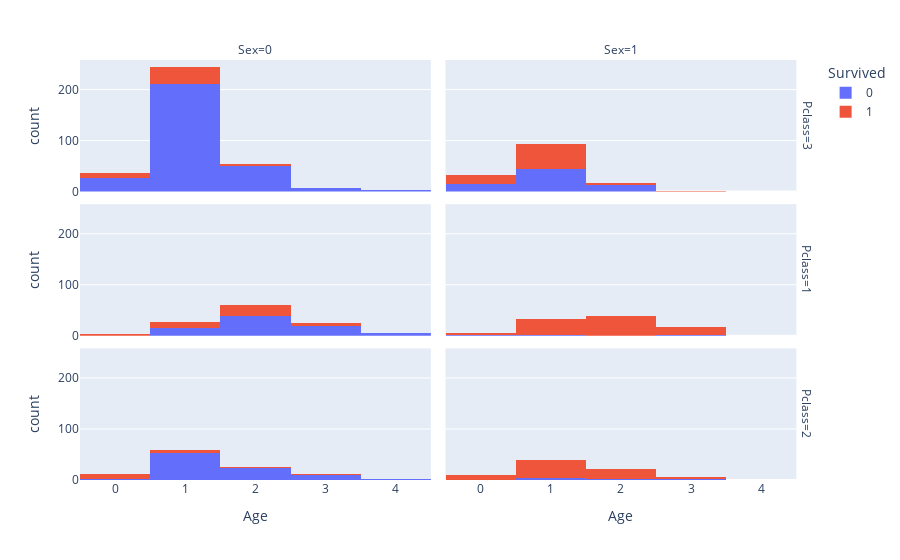

The code cell stored with this chart in its notebook:
### Code cell
fig = px.histogram(train_df, x="Age", color="Survived",facet_row="Pclass",facet_col='Sex') 
fig.show()

### Figure 1 — Plotly figure (JSON) as saved in the notebook; plotly's stock layout.template omitted (floating-point values rounded to 4 significant figures; data arrays with more than 128 entries replaced by an {"elided": "..."} marker saying what was removed)
{"data": [{"alignmentgroup": "True", "bingroup": "x", "hovertemplate": "Survived=0<br>Pclass=3<br>Sex=0<br>Age=%{x}<br>count=%{y}<extra></extra>", "legendgroup": "0", "marker": {"color": "#636efa"}, "name": "0", "offsetgroup": "0", "orientation": "v", "showlegend": true, "type": "histogram", "x": {"elided": "300 int values"}, "xaxis": "x5", "yaxis": "y5"}, {"alignmentgroup": "True", "bingroup": "x", "hovertemplate": "Survived=0<br>Pclass=3<br>Sex=1<br>Age=%{x}<br>count=%{y}<extra></extra>", "legendgroup": "0", "marker": {"color": "#636efa"}, "name": "0", "offsetgroup": "0", "orientation": "v", "showlegend": false, "type": "histogram", "x": [0, 1, 0, 1, 2, 1, 0, 1, 0, 1, 1, 0, 2, 1, 0, 2, 1, 0, 1, 1, 1, 1, 1, 2, 1, 2, 1, 2, 0, 1, 1, 1, 1, 1, 0, 1, 1, 1, 1, 1, 1, 2, 1, 0, 0, 1, 1, 1, 1, 2, 1, 0, 2, 0, 1, 1, 2, 1, 1, 1, 2, 1, 1, 1, 1, 0, 1, 0, 1, 1, 2, 1], "xaxis": "x6", "yaxis": "y6"}, {"alignmentgroup": "True", "bingroup": "x", "hovertemplate": "Survived=0<br>Pclass=1<br>Sex=0<br>Age=%{x}<br>count=%{y}<extra></extra>", "legendgroup": "0", "marker": {"color": "#636efa"}, "name": "0", "offsetgroup": "0", "orientation": "v", "showlegend": false, "type": "histogram", "x": [3, 1, 2, 1, 2, 4, 2, 2, 1, 2, 4, 1, 2, 1, 3, 2, 1, 3, 2, 3, 3, 2, 2, 3, 3, 2, 2, 2, 2, 2, 2, 2, 1, 2, 2, 1, 1, 3, 3, 1, 4, 2, 3, 2, 3, 3, 4, 1, 2, 2, 2, 3, 3, 3, 2, 2, 2, 3, 2, 3, 2, 1, 3, 3, 2, 2, 4, 1, 2, 1, 2, 2, 2, 2, 2, 1, 2], "xaxis": "x3", "yaxis": "y3"}, {"alignmentgroup": "True", "bingroup": "x", "hovertemplate": "Survived=0<br>Pclass=1<br>Sex=1<br>Age=%{x}<br>count=%{y}<extra></extra>", "legendgroup": "0", "marker": {"color": "#636efa"}, "name": "0", "offsetgroup": "0", "orientation": "v", "showlegend": false, "type": "histogram", "x": [3, 0, 1], "xaxis": "x4", "yaxis": "y4"}, {"alignmentgroup": "True", "bingroup": "x", "hovertemplate": "Survived=0<br>Pclass=2<br>Sex=0<br>Age=%{x}<br>count=%{y}<extra></extra>", "legendgroup": "0", "marker": {"color": "#636efa"}, "name": "0", "offsetgroup": "0", "orientation": "v", "showlegend": false, "type": "histogram", "x": [2, 4, 1, 1, 2, 1, 1, 1, 1, 1, 1, 1, 2, 2, 3, 1, 1, 1, 1, 2, 1, 1, 1, 3, 1, 2, 1, 2, 1, 3, 2, 1, 2, 1, 2, 3, 1, 1, 2, 1, 1, 2, 1, 2, 1, 1, 1, 2, 2, 1, 2, 1, 1, 1, 1, 3, 2, 2, 1, 3, 1, 1, 1, 1, 1, 4, 1, 3, 1, 3, 2, 3, 2, 3, 1, 1, 1, 1, 1, 0, 2, 2, 2, 2, 1, 0, 1, 1, 1, 1, 1], "xaxis": "x", "yaxis": "y"}, {"alignmentgroup": "True", "bingroup": "x", "hovertemplate": "Survived=0<br>Pclass=2<br>Sex=1<br>Age=%{x}<br>count=%{y}<extra></extra>", "legendgroup": "0", "marker": {"color": "#636efa"}, "name": "0", "offsetgroup": "0", "orientation": "v", "showlegend": false, "type": "histogram", "x": [1, 1, 1, 2, 3, 2], "xaxis": "x2", "yaxis": "y2"}, {"alignmentgroup": "True", "bingroup": "x", "hovertemplate": "Survived=1<br>Pclass=3<br>Sex=0<br>Age=%{x}<br>count=%{y}<extra></extra>", "legendgroup": "1", "marker": {"color": "#EF553B"}, "name": "1", "offsetgroup": "1", "orientation": "v", "showlegend": true, "type": "histogram", "x": [1, 1, 1, 1, 1, 0, 1, 1, 0, 1, 1, 0, 0, 1, 1, 1, 1, 1, 2, 0, 1, 2, 2, 1, 1, 1, 0, 1, 1, 1, 1, 1, 1, 1, 1, 1, 1, 1, 0, 1, 0, 0, 1, 1, 1, 1, 0], "xaxis": "x5", "yaxis": "y5"}, {"alignmentgroup": "True", "bingroup": "x", "hovertemplate": "Survived=1<br>Pclass=3<br>Sex=1<br>Age=%{x}<br>count=%{y}<extra></extra>", "legendgroup": "1", "marker": {"color": "#EF553B"}, "name": "1", "offsetgroup": "1", "orientation": "v", "showlegend": false, "type": "histogram", "x": [1, 1, 0, 1, 0, 2, 1, 1, 0, 1, 1, 1, 1, 1, 2, 1, 1, 1, 1, 1, 0, 0, 0, 1, 1, 1, 0, 1, 0, 1, 1, 1, 2, 1, 1, 1, 1, 1, 1, 1, 1, 1, 1, 1, 0, 1, 1, 0, 0, 0, 3, 1, 1, 2, 1, 1, 0, 1, 1, 1, 0, 1, 1, 0, 0, 1, 1, 1, 0, 1, 1, 0], "xaxis": "x6", "yaxis": "y6"}, {"alignmentgroup": "True", "bingroup": "x", "hovertemplate": "Survived=1<br>Pclass=1<br>Sex=0<br>Age=%{x}<br>count=%{y}<extra></extra>", "legendgroup": "1", "marker": {"color": "#EF553B"}, "name": "1", "offsetgroup": "1", "orientation": "v", "showlegend": false, "type": "histogram", "x": [1, 2, 1, 2, 2, 2, 2, 2, 0, 1, 2, 1, 0, 2, 3, 3, 2, 1, 2, 2, 1, 2, 3, 3, 2, 1, 2, 4, 1, 2, 3, 3, 2, 1, 1, 2, 2, 2, 1, 2, 2, 0, 2, 3, 1], "xaxis": "x3", "yaxis": "y3"}, {"alignmentgroup": "True", "bingroup": "x", "hovertemplate": "Survived=1<br>Pclass=1<br>Sex=1<br>Age=%{x}<br>count=%{y}<extra></extra>", "legendgroup": "1", "marker": {"color": "#EF553B"}, "name": "1", "offsetgroup": "1", "orientation": "v", "showlegend": false, "type": "histogram", "x": [2, 2, 3, 2, 3, 2, 1, 1, 1, 2, 2, 3, 1, 1, 2, 2, 1, 2, 3, 2, 3, 1, 1, 3, 2, 1, 1, 1, 1, 1, 2, 2, 0, 2, 2, 1, 1, 3, 1, 2, 2, 2, 1, 2, 0, 2, 2, 3, 0, 3, 1, 2, 1, 1, 2, 2, 2, 3, 2, 2, 1, 3, 2, 1, 1, 2, 0, 1, 1, 1, 2, 1, 1, 2, 2, 3, 2, 1, 3, 2, 3, 3, 2, 1, 2, 0, 2, 2, 2, 3, 1], "xaxis": "x4", "yaxis": "y4"}, {"alignmentgroup": "True", "bingroup": "x", "hovertemplate": "Survived=1<br>Pclass=2<br>Sex=0<br>Age=%{x}<br>count=%{y}<extra></extra>", "legendgroup": "1", "marker": {"color": "#EF553B"}, "name": "1", "offsetgroup": "1", "orientation": "v", "showlegend": false, "type": "histogram", "x": [1, 2, 0, 0, 0, 1, 2, 0, 0, 1, 1, 0, 3, 1, 0, 0, 0], "xaxis": "x", "yaxis": "y"}, {"alignmentgroup": "True", "bingroup": "x", "hovertemplate": "Survived=1<br>Pclass=2<br>Sex=1<br>Age=%{x}<br>count=%{y}<extra></extra>", "legendgroup": "1", "marker": {"color": "#EF553B"}, "name": "1", "offsetgroup": "1", "orientation": "v", "showlegend": false, "type": "histogram", "x": [0, 3, 0, 1, 1, 0, 1, 1, 2, 1, 1, 2, 1, 2, 0, 1, 3, 2, 1, 1, 1, 1, 2, 1, 2, 2, 1, 1, 2, 1, 1, 1, 2, 1, 2, 1, 0, 3, 2, 1, 2, 2, 2, 3, 0, 0, 1, 2, 1, 1, 1, 1, 1, 0, 1, 1, 2, 2, 1, 0, 1, 1, 0, 2, 3, 1, 2, 1, 1, 1], "xaxis": "x2", "yaxis": "y2"}], "layout": {"annotations": [{"font": {}, "showarrow": false, "text": "Sex=0", "x": 0.24, "xanchor": "center", "xref": "paper", "y": 1.0, "yanchor": "bottom", "yref": "paper"}, {"font": {}, "showarrow": false, "text": "Sex=1", "x": 0.74, "xanchor": "center", "xref": "paper", "y": 1.0, "yanchor": "bottom", "yref": "paper"}, {"font": {}, "showarrow": false, "text": "Pclass=2", "textangle": 90, "x": 0.98, "xanchor": "left", "xref": "paper", "y": 0.1567, "yanchor": "middle", "yref": "paper"}, {"font": {}, "showarrow": false, "text": "Pclass=1", "textangle": 90, "x": 0.98, "xanchor": "left", "xref": "paper", "y": 0.5, "yanchor": "middle", "yref": "paper"}, {"font": {}, "showarrow": false, "text": "Pclass=3", "textangle": 90, "x": 0.98, "xanchor": "left", "xref": "paper", "y": 0.8433, "yanchor": "middle", "yref": "paper"}], "barmode": "relative", "legend": {"title": {"text": "Survived"}, "tracegroupgap": 0}, "margin": {"t": 60}, "xaxis": {"anchor": "y", "domain": [0, 0.48], "title": {"text": "Age"}}, "xaxis2": {"anchor": "y2", "domain": [0.5, 0.98], "matches": "x", "title": {"text": "Age"}}, "xaxis3": {"anchor": "y3", "domain": [0, 0.48], "matches": "x", "showticklabels": false}, "xaxis4": {"anchor": "y4", "domain": [0.5, 0.98], "matches": "x", "showticklabels": false}, "xaxis5": {"anchor": "y5", "domain": [0, 0.48], "matches": "x", "showticklabels": false}, "xaxis6": {"anchor": "y6", "domain": [0.5, 0.98], "matches": "x", "showticklabels": false}, "yaxis": {"anchor": "x", "domain": [0, 0.3133], "title": {"text": "count"}}, "yaxis2": {"anchor": "x2", "domain": [0, 0.3133], "matches": "y", "showticklabels": false}, "yaxis3": {"anchor": "x3", "domain": [0.3433, 0.6567], "matches": "y", "title": {"text": "count"}}, "yaxis4": {"anchor": "x4", "domain": [0.3433, 0.6567], "matches": "y", "showticklabels": false}, "yaxis5": {"anchor": "x5", "domain": [0.6867, 1.0], "matches": "y", "title": {"text": "count"}}, "yaxis6": {"anchor": "x6", "domain": [0.6867, 1.0], "matches": "y", "showticklabels": false}}}
